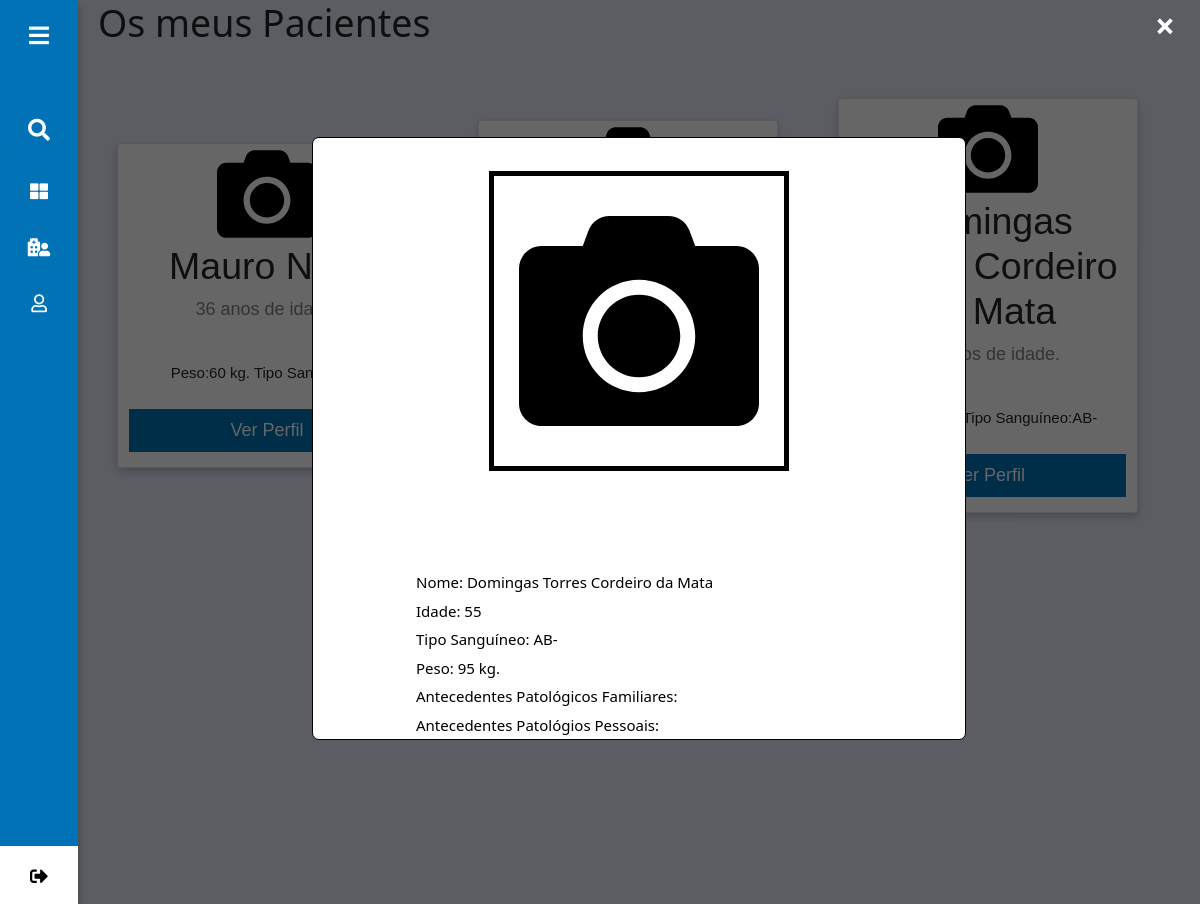
The page /interfaceusuario/Medico/pacientes.php?paciente=18 (signed in) on the database its author committed.
### tables this page shows
CREATE TABLE IF NOT EXISTS `pessoa` (
  `idPessoa` int(11) NOT NULL AUTO_INCREMENT,
  `nomeUtilizador` varchar(100) DEFAULT NULL,
  `password` varchar(150) DEFAULT NULL,
  `nome` varchar(200) DEFAULT NULL,
  `peso` float DEFAULT NULL,
  `dataNasc` date DEFAULT NULL,
  `genero` varchar(25) DEFAULT NULL,
  `estCivil` varchar(25) DEFAULT NULL,
  `tipoSang` varchar(10) DEFAULT NULL,
  `tipoUser` varchar(20) DEFAULT NULL,
  `endereco` varchar(100) NOT NULL,
  `codMunicipio` int(11) NOT NULL,
  `documentoIdentificacao` varchar(100) NOT NULL,
  `numeroDocumento` varchar(100) NOT NULL,
  `foto` varchar(255) NOT NULL,
  PRIMARY KEY (`idPessoa`),
  KEY `codMunicipio` (`codMunicipio`)
);

### interfaceusuario/Medico/pacientes.php (the view, shortened to what this page needs)
<?php $foto = $nome = $peso = $tiposangue = $idade = $id = "";  ?>
<!DOCTYPE html>
<html lang="pt-PT">
<head>
  <link rel="stylesheet" type="text/css" href="../../css/estilo.css">
  <link rel="stylesheet" type="text/css" href="../../css/bootstrap.min.css">
  <link rel="stylesheet" type="text/css" href="../../css/all.css">
  <link rel="stylesheet" type="text/css" href="../../css/paciente.css">
  <link rel="stylesheet" type="text/css" href="../../css/foto.css">
  <link rel="stylesheet" type="text/css" href="../../css/marcacao.css">
  <link rel="stylesheet" type="text/css" href="../../css/chat.css">
</head>
<body>
  <?php include_once "menu.php"; ?>
  <section class="home-section" id="perfil">
    <div class="text">
      <div class="row userNameTitle">
        <div class="col-lg-12">
          <h1>Os meus Pacientes</h1>
        </div>
        <div class="row mt-5">
          <?php
          $sql = "SELECT * FROM medico WHERE idPessoa = {$_SESSION["idPessoa"]}";
          $dados = mysqli_query($mysqli, $sql);
          while ($row = mysqli_fetch_assoc($dados)) {
            $sql1 = "SELECT idPessoa FROM consulta WHERE numOrdem = '{$row['numOrdem']}' group by idPessoa";
            $dados1 = mysqli_query($mysqli, $sql1);
            if (mysqli_num_rows($dados1) != 0) {
              while ($row1 = mysqli_fetch_assoc($dados1)) {
                $sql2 = "SELECT * FROM pessoa WHERE idPessoa = {$row1['idPessoa']}";
                $dados2 = mysqli_query($mysqli, $sql2);
                while ($row2 = mysqli_fetch_assoc($dados2)) { ?>
                  <div class="card">
                    <?php if (!empty($dadosusuario['foto'])) {
                      $foto = $dadosusuario['foto'];
                    } else {
                      $foto = 'camera-solid.svg';
                    };
                    $nome = $row2['nome'];
                    $peso = $row2['peso'];
                    $tiposangue = $row2['tipoSang'];
                    $ano = explode("-", $row2['dataNasc']);
                    if (date('m') != $ano[1] && date('d') != $ano[2]) {
                      $idade = date('Y') - $ano[0] - 1;
                    } else {
                      $idade = date('Y') - $ano[0];
                    }
                    ?>
                    <img src="../../imagens/<?php echo $foto; ?>" alt="" style="width: 100px; height: 100px; margin: 0 auto;">
                    <h1><?php echo $nome; ?></h1>
                    <p class="title"><?php echo $idade . " anos de idade."; ?></p>
                    <div style="margin: 24px 0;">
                      <span>Peso:<?php echo $peso . " kg."; ?></span>
                      <span>Tipo Sanguíneo:<?php echo $tiposangue; ?></span>
                    </div>
                    <p><a href="?paciente=<?php echo $row1['idPessoa'];?>" class="verPerfil" onclick="document.getElementById('infoPaciente').style.display='block';">Ver Perfil</a></p>
                  </div>
          <?php  }
              }
            } else {
              echo "Nenhum paciente marcou consulta com o Doutor.";
            }
          } ?>
        </div>
      </div>
      <?php
      if (isset($_GET["paciente"])) {
      ?>
        <div id="infoPaciente" class="paciente contentor">
          <span class="fechar" onClick="this.parentElement.style.display = 'none'; location = '?p='">&times;</span><br>
          <form id="form" class="formulario" style="display: block;" action="" method="post" target="_self" autocomplete="on">
            <div class="espacoImagem">
              <div class="conteudoImagem">
                <img src="../../imagens/<?php echo $foto; ?>" alt="" id="fotografia">
              </div>
            </div>
            <div class="dias" style="margin: 0 100px">
              <?php
              $sql4 = "SELECT * FROM consulta WHERE idPessoa = {$_GET["paciente"]}";
              $sql5 = "SELECT * FROM pessoa WHERE idPessoa = {$_GET["paciente"]}";
              $dados4 = mysqli_query($mysqli, $sql4);
              if (mysqli_num_rows($dados4) != 0) { ?>
              <table>
                  <?php
                  $dados5 = mysqli_query($mysqli, $sql5);
                  while ($row5 = mysqli_fetch_assoc($dados5)) {
                    $nome = $row5['nome'];
                    $peso = $row5['peso'];
                    $tiposangue = $row5['tipoSang'];
                    $ano = explode("-", $row5['dataNasc']);
                    if (date('m') != $ano[1] && date('d') != $ano[2]) {
                      $idade = date('Y') - $ano[0] - 1;
                    } else {
                      $idade = date('Y') - $ano[0];
                    }
                    ?>
                    <tr>
                    <td>Nome: <?php echo $nome; ?></td>
                  </tr>
                  <tr>
                    <td>Idade: <?php echo $idade; ?></td>
                  </tr>
                  <tr>
                    <td>Tipo Sanguíneo: <?php echo $tiposangue; ?></td>
                  </tr>
                  <tr>
                    <td>Peso: <?php echo $peso . " kg."; ?></td>
                  </tr>
                  <?php
                  }
                  ?>
                  <tr>
                    <td>Antecedentes Patológicos Familiares:
                  </tr>
                  <tr>
                    <td>Antecedentes Patológios Pessoais:</td>
                  </tr>
                </table>
              <?php } ?>
            </div>
          </form>
        </div>
      <?php
      }
      ?>
    </div>
  </section>
</body>
</html>

### interfaceusuario/Medico/menu.php (shortened to what this page needs)
<?php
include '../../conexao.php';
?>
<div class="sidebar french-blue">
    <div class="logo-details">
        <i class="fas fa-bars" id="btn"></i>
    </div>
    <ul class="nav-list">
        <li>
            <i class="fas fa-search bx-search"></i>
        </li>
        <li>
            <a href="index.php">
                <i class="fas fa-th-large"></i>
            </a>
        </li>
        <li>
            <a href="pacientes.php">
                <i class="fas fa-hospital-user"></i>
            </a>
        </li>
        <li>
            <a href="perfil.php">
                <i class="far fa-user"></i>
            </a>
        </li>
        <li class="profile">
            <?php
            $sql = "SELECT * FROM pessoa WHERE idPessoa = {$_SESSION["idPessoa"]}";
            $dados = mysqli_query($mysqli, $sql);
            while ($dadosusuario = mysqli_fetch_assoc($dados)) {
            ?>
                <a href="../../index.php">
                    <i class="fas fa-sign-out-alt" id="log_out"></i>
                </a>
            <?php
            }
            ?>
        </li>
    </ul>
</div>

### css/estilo.css (style rules this page uses)
*, *:before, *:after { box-sizing: border-box; }
html, body { font-family: "Times New Roman", sans-serif; font-size: 15px; line-height: 1.5; box-sizing: border-box; }
.contentor:before, .contentor:after, .coluna-padding:before, .coluna-padding:after .anha::after { content: ""; display: table; clear: both; }
.contentor, .painel { padding: 0.01em 16px; }
.formulario { background-color: #fefefe; margin: 5% auto 15% auto; border: 1px solid black; width: 60%; border-radius: 7px; }
.sidebar { position: fixed; left: 0; top: 0; height: 100%; width: 78px; padding: 6px 14px; z-index: 99; transition: all 0.5s ease; box-shadow: 0 5px 10px rgba(0, 0, 0, 0.3); }
.sidebar .logo-details { height: 60px; display: flex; align-items: center; position: relative; }
.sidebar .logo-details #btn { position: absolute; top: 50%; right: 0; transform: translateY(-50%); font-size: 22px; transition: all 0.4s ease; font-size: 23px; text-align: center; cursor: pointer; transition: all 0.5s ease; }
.sidebar i { color: #fff; height: 60px; min-width: 50px; font-size: 28px; text-align: center; line-height: 60px; }
.sidebar .nav-list { text-align: left; margin-top: 20px; height: 100%; padding: 8px 0 8px 0; }
.sidebar li { position: relative; margin: 6px 0; list-style: none; }
.sidebar .bx-search { position: absolute; top: 50%; left: 0; transform: translateY(-50%); font-size: 22px; color: #fff; cursor: pointer; background: #0072b5; transition: all 0.4s ease; }
.sidebar li a { display: flex; height: 100%; width: 100%; border-radius: 7px; align-items: center; text-decoration: none; transition: all 0.4s ease; }
.sidebar li i { height: 50px; line-height: 50px; font-size: 18px; border-radius: 12px; }
.sidebar li.profile { position: fixed; height: 60px; width: 78px; left: 0; bottom: -8px; padding: 10px 14px; background: #fff; transition: all 0.5s ease; overflow: hidden; }
.sidebar .profile #log_out { position: absolute; top: 50%; right: 0; transform: translateY(-50%); width: 100%; height: 60px; line-height: 60px; border-radius: 0px; transition: all 0.5s ease; color: black; }
.home-section { position: relative; background: #e4e9f7; min-height: 100vh; top: 0; left: 78px; width: calc(100% - 78px); transition: all 0.5s ease; z-index: 2; }
.home-section .text { margin: 0 20px; }
.french-blue { color: #fff; background-color: #0072b5; }

### css/all.css (style rules this page uses)
.fa, .fas, .far, .fal, .fad, .fab { -moz-osx-font-smoothing: grayscale; -webkit-font-smoothing: antialiased; display: inline-block; font-style: normal; font-variant: normal; text-rendering: auto; line-height: 1; }
.fa-bars:before { content: "\f0c9"; }
.fa-hospital-user:before { content: "\f80d"; }
.fa-search:before { content: "\f002"; }
.fa-sign-out-alt:before { content: "\f2f5"; }
.fa-th-large:before { content: "\f009"; }
.fa-user:before { content: "\f007"; }
.far { font-family: 'Font Awesome 5 Free'; font-weight: 400; }
.fa, .fas { font-family: 'Font Awesome 5 Free'; font-weight: 900; }

### css/paciente.css (style rules this page uses)
.card { box-shadow: 0 4px 8px 0 rgba(0, 0, 0, 0.2); max-width: 300px; margin: auto; text-align: center; font-family: arial; }
.title { color: grey; font-size: 18px; }
.verPerfil { border: none; outline: 0; display: inline-block; padding: 8px; color: white; background-color: #0072b5; text-align: center; cursor: pointer; width: 100%; font-size: 18px; }
a { text-decoration: none; font-size: 22px; color: #0072b5; }
.paciente { position: fixed; z-index: 1; top: 0; left: 78px; width: calc(100% - 78px); height: 100%; overflow: auto; background-color: rgba(0, 0, 0, 0.6); padding-top: 60px; }
.paciente { color: black; }
.paciente span.fechar { position: fixed; right: 25px; top: 0; font-size: 35px; font-weight: bold; cursor: pointer; color: white !important; }

### css/foto.css (style rules this page uses)
.espacoImagem { max-width: 300px; margin: 5% auto 15% auto; width: 50%; }
.conteudoImagem { padding: 10px; border: 5px solid black; cursor: pointer; }
#fotografia { margin: 15px; }

### css/marcacao.css (style rules this page uses)
table { border-collapse: collapse; border-spacing: 0; width: 100%; }
th, td { text-align: left; padding: 3px; }

### rows shown on the page
pessoa: nome "Mauro Neto", dataNasc "36", peso "60"
pessoa: nome "Domingas Torres Cordeiro da Mata", tipoSang "AB-", dataNasc "55", peso "95"
